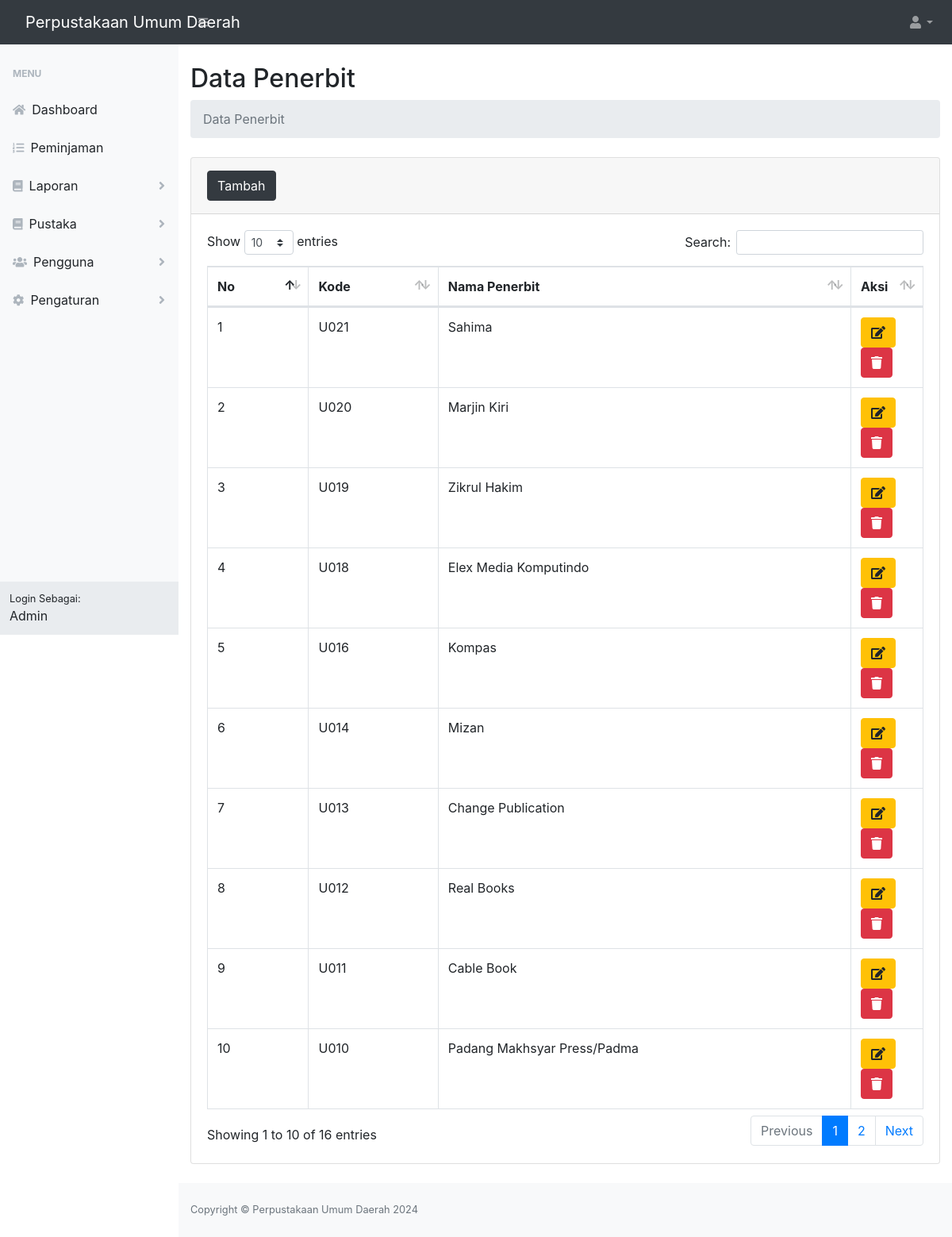
The app's page /dist/index.php?page=penerbit (signed in) with its own data.
### tables this page shows
CREATE TABLE `profil_aplikasi` (
  `id` int(11) NOT NULL,
  `nama_aplikasi` varchar(30) NOT NULL,
  `nama_pimpinan` varchar(100) NOT NULL,
  `alamat` varchar(100) NOT NULL,
  `no_telp` char(14) NOT NULL,
  `website` varchar(50) NOT NULL,
  `logo` varchar(100) NOT NULL
);

CREATE TABLE `penerbit` (
  `id_penerbit` int(11) NOT NULL,
  `kode_penerbit` varchar(10) NOT NULL,
  `nama_penerbit` varchar(50) NOT NULL
);

### dist/pustaka/penerbit/index.php (the view, shortened to what this page needs)
<main>
    <div class="container-fluid">
        <h2 class="mt-4">Data Penerbit</h2>
        <ol class="breadcrumb mb-4">
            <li class="breadcrumb-item active">Data Penerbit</li>
        </ol>
        <div class="card mb-4">
          <div class="card-header py-3">
            <button  class="btn-tambah btn btn-dark btn-icon-split"><span class="text">Tambah</span></button>
          </div>
            <div class="card-body">
                <div class="table-responsive">
                  <table class="table table-bordered" id="tabel_penerbit" width="100%" cellspacing="0">
                      <thead>
                        <tr>
                          <th>No</th>
                          <th>Kode</th>
                          <th>Nama Penerbit</th>
                          <th width="10%">Aksi</th>
                        </tr>
                      </thead>
                      <tbody>
                          <?php
                              include '../config/database.php';
                              $sql="select * from penerbit order by id_penerbit desc";
                              $hasil=mysqli_query($kon,$sql);
                              $no=0;
                              while ($data = mysqli_fetch_array($hasil)):
                              $no++;
                          ?>
                          <tr>
                              <td><?php echo $no; ?></td>
                              <td><?php echo $data['kode_penerbit']; ?></td>
                              <td><?php echo $data['nama_penerbit']; ?></td>
                              <td>
                                  <button class="btn-edit btn btn-warning btn-circle" id_penerbit="<?php echo $data['id_penerbit']; ?>" kode_penerbit="<?php echo $data['kode_penerbit']; ?>"><i class="fas fa-edit"></i></button>
                                  <a href="pustaka/penerbit/hapus-penerbit.php?id_penerbit=<?php echo $data['id_penerbit']; ?>" class="btn-hapus btn btn-danger btn-circle" ><i class="fa fa-trash"></i></a>
                              </td>
                          </tr>
                          <?php endwhile; ?>
                      </tbody>
                    </table>
                </div>
            </div>
        </div>
    </div>
</main>

### dist/index.php (shortened to what this page needs)
<?php
  include '../config/database.php';
  $hasil=mysqli_query($kon,"select * from profil_aplikasi order by nama_aplikasi desc limit 1");
  $data = mysqli_fetch_array($hasil);
?>
<!DOCTYPE html>
<html lang="en">
    <head>
        <link href="../src/templates/css/styles.css" rel="stylesheet" />
        <link href="../src/plugin/bootstrap/css/bootstrap.min.css" rel="stylesheet" />
        <link href="../src/plugin/datatables/dataTables.bootstrap4.min.css" rel="stylesheet" />
    </head>
    <body class="sb-nav-fixed">
        <nav class="sb-topnav navbar navbar-expand navbar-dark bg-dark">
            <a class="navbar-brand" href="#"><?php  echo $data['nama_aplikasi'];?></a>
            <button class="btn btn-link btn-sm order-1 order-lg-0" id="sidebarToggle" href="#"><i class="fas fa-bars"></i></button>
            <ul class="navbar-nav ml-auto ml-md-0">
                <li class="nav-item dropdown">
                    <a class="nav-link dropdown-toggle" id="userDropdown" href="#" role="button" data-toggle="dropdown" aria-haspopup="true" aria-expanded="false"><i class="fas fa-user fa-fw"></i></a>
                </li>
            </ul>
        </nav>
        <div id="layoutSidenav">
            <div id="layoutSidenav_nav">
                <nav class="sb-sidenav accordion sb-sidenav-light" id="sidenavAccordion">
                    <div class="sb-sidenav-menu">
                    <?php
                        if ($_SESSION['level']=='Karyawan' or $_SESSION['level']=='karyawan'):
                    ?>
                        <div class="nav">
                            <div class="sb-sidenav-menu-heading">Menu</div>
                            <a class="nav-link" href="index.php?page=dashboard">
                                <div class="sb-nav-link-icon"><i class="fas fa-home"></i></div>
                                Dashboard
                            </a>
                            <a class="nav-link" href="index.php?page=daftar-peminjaman">
                                <div class="sb-nav-link-icon"><i class="fas fa-list-ol"></i></div>
                                Peminjaman
                            </a>
                            <a class="nav-link collapsed" href="#" data-toggle="collapse" data-target="#collapseLaporan" aria-expanded="false" aria-controls="collapseLayouts">
                                <div class="sb-nav-link-icon"><i class="fas fa-book"></i></div>
                                Laporan
                                <div class="sb-sidenav-collapse-arrow"><i class="fas fa-angle-down"></i></div>
                            </a>
                            <a class="nav-link collapsed" href="#" data-toggle="collapse" data-target="#collapsePustaka" aria-expanded="false" aria-controls="collapseLayouts">
                                <div class="sb-nav-link-icon"><i class="fas fa-book"></i></div>
                                Pustaka
                                <div class="sb-sidenav-collapse-arrow"><i class="fas fa-angle-down"></i></div>
                            </a>
                            <a class="nav-link collapsed" href="#" data-toggle="collapse" data-target="#collapsePengguna" aria-expanded="false" aria-controls="collapseLayouts">
                                <div class="sb-nav-link-icon"><i class="fas fa-users"></i></div>
                                Pengguna
                                <div class="sb-sidenav-collapse-arrow"><i class="fas fa-angle-down"></i></div>
                            </a>
                            <a class="nav-link collapsed" href="#" data-toggle="collapse" data-target="#collapsePengaturan" aria-expanded="false" aria-controls="collapseLayouts">
                                <div class="sb-nav-link-icon"><i class="fas fa-cog"></i></div>
                                Pengaturan
                                <div class="sb-sidenav-collapse-arrow"><i class="fas fa-angle-down"></i></div>
                            </a>
                        </div>
                        <?php endif; ?>
                    </div>
                    <div class="sb-sidenav-footer">
                        <div class="small">Login Sebagai:</div>
                        <?php
                            if ($_SESSION['level']=='Karyawan' or $_SESSION['level']=='karyawan'):
                                echo $_SESSION["nama_karyawan"];
                            endif;
                        ?>
                    </div>
                </nav>
            </div>
            <div id="layoutSidenav_content">
                <?php
                    if(isset($_GET['page'])){
                        $page = $_GET['page'];
                        switch ($page) {
                            case 'penerbit':
                                include "pustaka/penerbit/index.php";
                                break;
                        }
                    }
                ?>
                <footer class="py-4 bg-light mt-auto">
                    <div class="container-fluid">
                        <div class="d-flex align-items-center justify-content-between small">
                        <?php
                            include '../config/database.php';
                            $hasil=mysqli_query($kon,"select nama_aplikasi from profil_aplikasi order by nama_aplikasi desc limit 1");
                            $data = mysqli_fetch_array($hasil);
                        ?>
                        <div class="text-muted">Copyright &copy; <?php echo $data['nama_aplikasi'];?> <?php echo date('Y');?></div>
                        </div>
                    </div>
                </footer>
            </div>
        </div>
        <link href="../src/plugin/select2/select2.min.css" rel="stylesheet" />
        <link href="../src/js/jquery-ui/jquery-ui.css" rel="stylesheet" />
    </body>
</html>

### records on screen
profil_aplikasi: nama_aplikasi "Perpustakaan Umum Daerah"
penerbit: kode_penerbit "U021", nama_penerbit "Sahima"
penerbit: kode_penerbit "U020", nama_penerbit "Marjin Kiri"
penerbit: kode_penerbit "U019", nama_penerbit "Zikrul Hakim"
penerbit: kode_penerbit "U018", nama_penerbit "Elex Media Komputindo"
penerbit: kode_penerbit "U016", nama_penerbit "Kompas"
penerbit: kode_penerbit "U014", nama_penerbit "Mizan"
penerbit: kode_penerbit "U013", nama_penerbit "Change Publication"
penerbit: kode_penerbit "U012", nama_penerbit "Real Books"
penerbit: kode_penerbit "U011", nama_penerbit "Cable Book"
penerbit: kode_penerbit "U010", nama_penerbit "Padang Makhsyar Press/Padma"

### other values on screen
$_SESSION["nama_karyawan"] "Admin"
